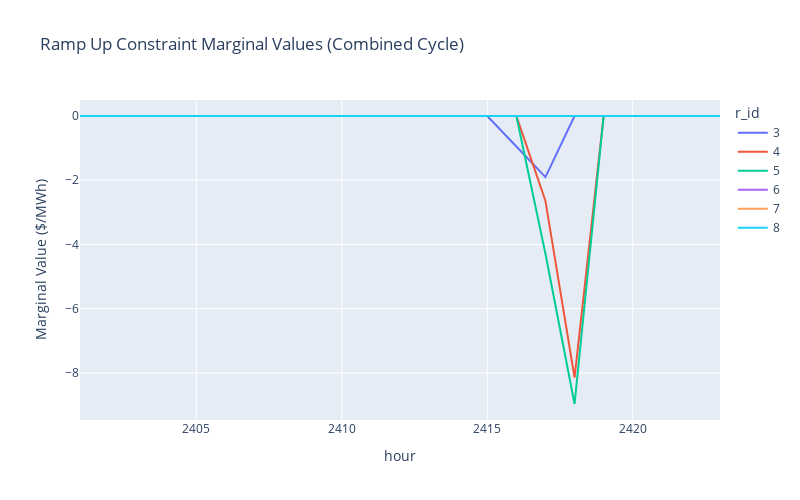

The notebook cell this image was saved under:
### Markdown cell above
### Ramp constraint marginal values

### Code cell
marg_gen = solution_duck['marginals'].merge(gen_df[['r_id', 'resource']], on='r_id')
cc_marginals = marg_gen[marg_gen['resource'] == 'natural_gas_fired_combined_cycle']

fig = px.line(cc_marginals, x='hour', y='dual', color='r_id',
              title='Ramp Up Constraint Marginal Values (Combined Cycle)',
              labels={'dual': 'Marginal Value ($/MWh)'},
              width=800, height=500)
fig.show()

### Figure 1 — Plotly figure (JSON) as saved in the notebook; plotly's stock layout.template omitted (floating-point values rounded to 4 significant figures)
{"data": [{"hovertemplate": "r_id=3<br>hour=%{x}<br>Marginal Value ($/MWh)=%{y}<extra></extra>", "legendgroup": "3", "line": {"color": "#636efa", "dash": "solid"}, "marker": {"symbol": "circle"}, "mode": "lines", "name": "3", "orientation": "v", "showlegend": true, "type": "scatter", "x": [2401, 2402, 2403, 2404, 2405, 2406, 2407, 2408, 2409, 2410, 2411, 2412, 2413, 2414, 2415, 2416, 2417, 2418, 2419, 2420, 2421, 2422, 2423], "xaxis": "x", "y": [0, 0, 0, 0, 0, 0, 0, 0, 0, 0, 0, 0, 0, 0, 0, -0.9509, -1.902, 0, 0, 0, 0, 0, 0], "yaxis": "y"}, {"hovertemplate": "r_id=4<br>hour=%{x}<br>Marginal Value ($/MWh)=%{y}<extra></extra>", "legendgroup": "4", "line": {"color": "#EF553B", "dash": "solid"}, "marker": {"symbol": "circle"}, "mode": "lines", "name": "4", "orientation": "v", "showlegend": true, "type": "scatter", "x": [2401, 2402, 2403, 2404, 2405, 2406, 2407, 2408, 2409, 2410, 2411, 2412, 2413, 2414, 2415, 2416, 2417, 2418, 2419, 2420, 2421, 2422, 2423], "xaxis": "x", "y": [0, 0, 0, 0, 0, 0, 0, 0, 0, 0, 0, 0, 0, 0, 0, 0, -2.644, -8.145, 0, 0, 0, 0, 0], "yaxis": "y"}, {"hovertemplate": "r_id=5<br>hour=%{x}<br>Marginal Value ($/MWh)=%{y}<extra></extra>", "legendgroup": "5", "line": {"color": "#00cc96", "dash": "solid"}, "marker": {"symbol": "circle"}, "mode": "lines", "name": "5", "orientation": "v", "showlegend": true, "type": "scatter", "x": [2401, 2402, 2403, 2404, 2405, 2406, 2407, 2408, 2409, 2410, 2411, 2412, 2413, 2414, 2415, 2416, 2417, 2418, 2419, 2420, 2421, 2422, 2423], "xaxis": "x", "y": [0, 0, 0, 0, 0, 0, 0, 0, 0, 0, 0, 0, 0, 0, 0, 0, -4.289, -8.967, 0, 0, 0, 0, 0], "yaxis": "y"}, {"hovertemplate": "r_id=6<br>hour=%{x}<br>Marginal Value ($/MWh)=%{y}<extra></extra>", "legendgroup": "6", "line": {"color": "#ab63fa", "dash": "solid"}, "marker": {"symbol": "circle"}, "mode": "lines", "name": "6", "orientation": "v", "showlegend": true, "type": "scatter", "x": [2401, 2402, 2403, 2404, 2405, 2406, 2407, 2408, 2409, 2410, 2411, 2412, 2413, 2414, 2415, 2416, 2417, 2418, 2419, 2420, 2421, 2422, 2423], "xaxis": "x", "y": [0, 0, 0, 0, 0, 0, 0, 0, 0, 0, 0, 0, 0, 0, 0, 0, 0, 0, 0, 0, 0, 0, 0], "yaxis": "y"}, {"hovertemplate": "r_id=7<br>hour=%{x}<br>Marginal Value ($/MWh)=%{y}<extra></extra>", "legendgroup": "7", "line": {"color": "#FFA15A", "dash": "solid"}, "marker": {"symbol": "circle"}, "mode": "lines", "name": "7", "orientation": "v", "showlegend": true, "type": "scatter", "x": [2401, 2402, 2403, 2404, 2405, 2406, 2407, 2408, 2409, 2410, 2411, 2412, 2413, 2414, 2415, 2416, 2417, 2418, 2419, 2420, 2421, 2422, 2423], "xaxis": "x", "y": [0, 0, 0, 0, 0, 0, 0, 0, 0, 0, 0, 0, 0, 0, 0, 0, 0, 0, 0, 0, 0, 0, 0], "yaxis": "y"}, {"hovertemplate": "r_id=8<br>hour=%{x}<br>Marginal Value ($/MWh)=%{y}<extra></extra>", "legendgroup": "8", "line": {"color": "#19d3f3", "dash": "solid"}, "marker": {"symbol": "circle"}, "mode": "lines", "name": "8", "orientation": "v", "showlegend": true, "type": "scatter", "x": [2401, 2402, 2403, 2404, 2405, 2406, 2407, 2408, 2409, 2410, 2411, 2412, 2413, 2414, 2415, 2416, 2417, 2418, 2419, 2420, 2421, 2422, 2423], "xaxis": "x", "y": [0, 0, 0, 0, 0, 0, 0, 0, 0, 0, 0, 0, 0, 0, 0, 0, 0, 0, 0, 0, 0, 0, 0], "yaxis": "y"}], "layout": {"height": 500, "legend": {"title": {"text": "r_id"}, "tracegroupgap": 0}, "title": {"text": "Ramp Up Constraint Marginal Values (Combined Cycle)"}, "width": 800, "xaxis": {"anchor": "y", "domain": [0, 1], "title": {"text": "hour"}}, "yaxis": {"anchor": "x", "domain": [0, 1], "title": {"text": "Marginal Value ($/MWh)"}}}}
